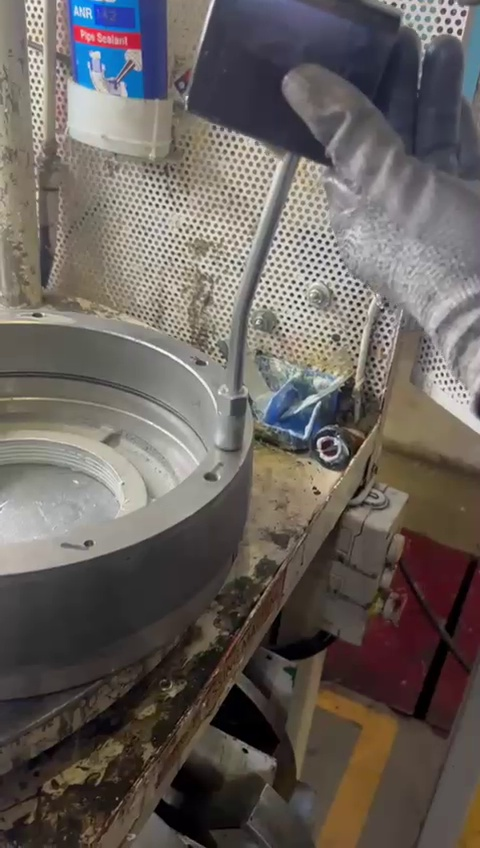
#> input picture frame/frames/frame_00002.jpg, 480 x 848 px; its folder holds only this picture in this run
$ python -i clear.py   (imports and definitions only)   (older library calls are emulated)
#> lines starting #> are read from the running program, lines starting #| are printed output that depends on the picture
#> further down, picture is the input picture: shape (848, 480, 3); mean B, G, R 92.8, 97, 103.7
import cv2
import os

# ============== SETTINGS ==============
INPUT_DIR = "raw_4"     # folder with all images
OUTPUT_DIR = "dataset_images"  # folder for clear images

LAPLACIAN_THRESHOLD = 200      # reduce if too strict
EDGE_DENSITY_THRESHOLD = 0.015
# =====================================

# [1 line not run here, left out]

def is_blurry(img):
    gray = cv2.cvtColor(img, cv2.COLOR_BGR2GRAY)
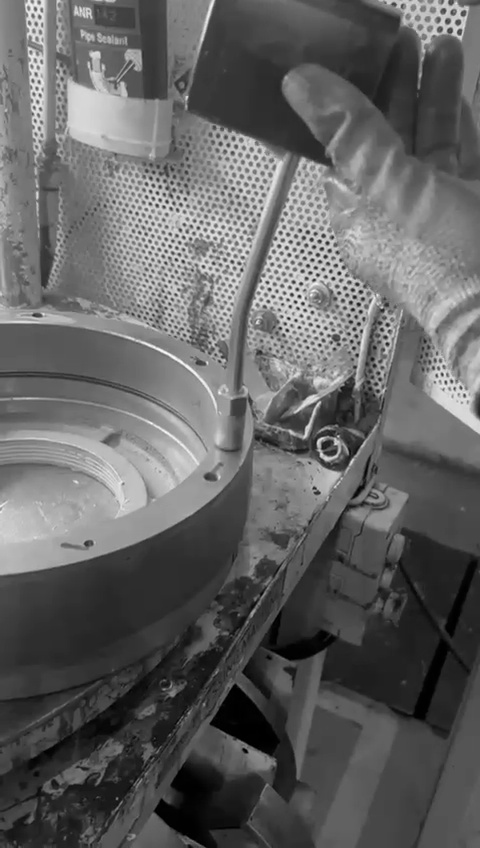
#> gray: shape (848, 480); min 0, max 253, mean 98.5

    lap_var = cv2.Laplacian(gray, cv2.CV_64F).var()
#> lap_var = 306.4
    edges = cv2.Canny(gray, 50, 150)
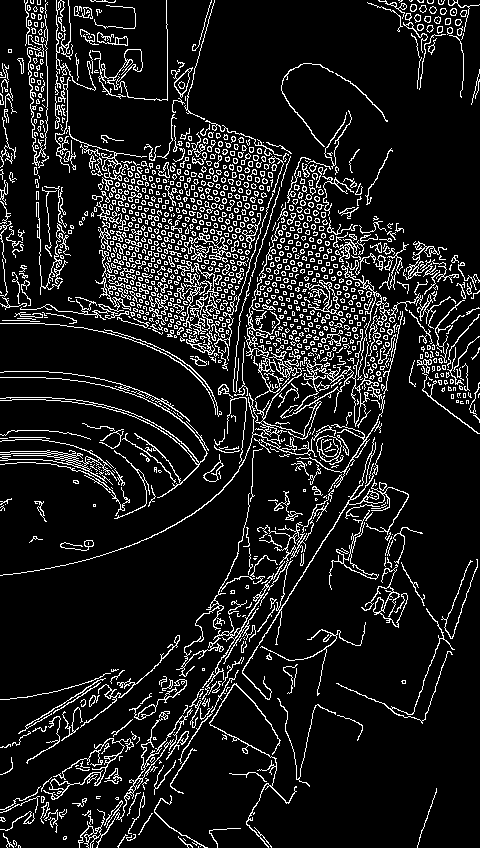
#> edges: shape (848, 480); 11.4% white in thin lines or dots
    edge_density = edges.mean() / 255.0
#> edge_density = 0.114

    return lap_var < LAPLACIAN_THRESHOLD or edge_density < EDGE_DENSITY_THRESHOLD

saved = 0
skipped = 0

# [20 lines not run here, left out]

>>> import cv2
>>> picture = cv2.imread('frames/frame_00002.jpg')
>>> result = is_blurry(picture)
#> result = False

$ run again, on frame/frames/frame_00008.jpg
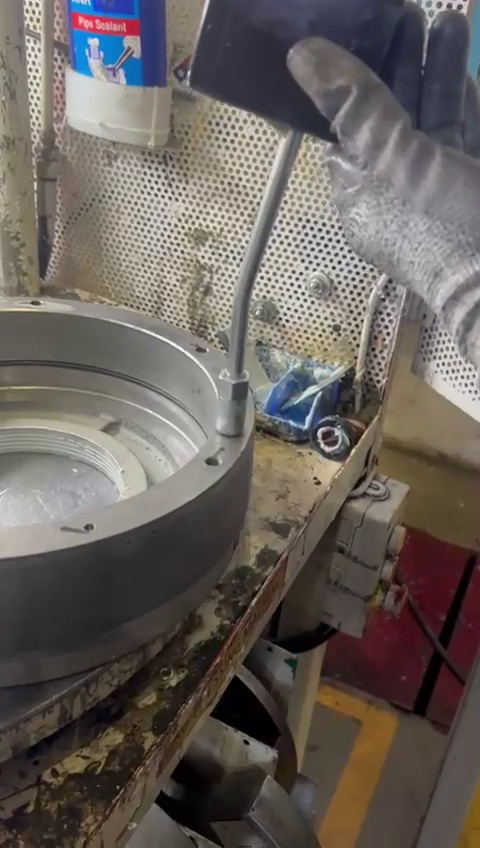
#> input picture frame/frames/frame_00008.jpg, 480 x 848 px
#> picture is the input picture: shape (848, 480, 3); mean B, G, R 92.3, 97.1, 104.2
#> in is_blurry, `gray = cv2.cvtColor(img, cv2.COLOR_BGR2GRAY)`:
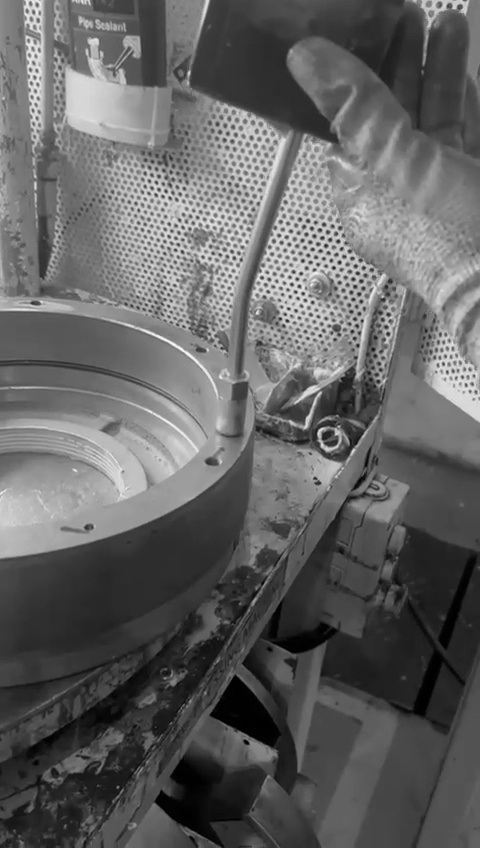
#> gray: shape (848, 480); min 0, max 253, mean 98.7
#> lap_var = 278
#> in is_blurry, `edges = cv2.Canny(gray, 50, 150)`:
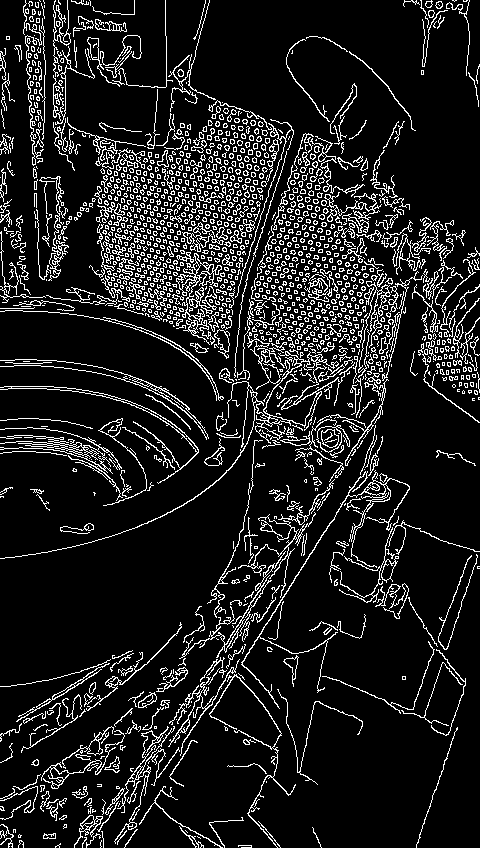
#> edges: shape (848, 480); 11.9% white in thin lines or dots
#> edge_density = 0.119
#> result = False
